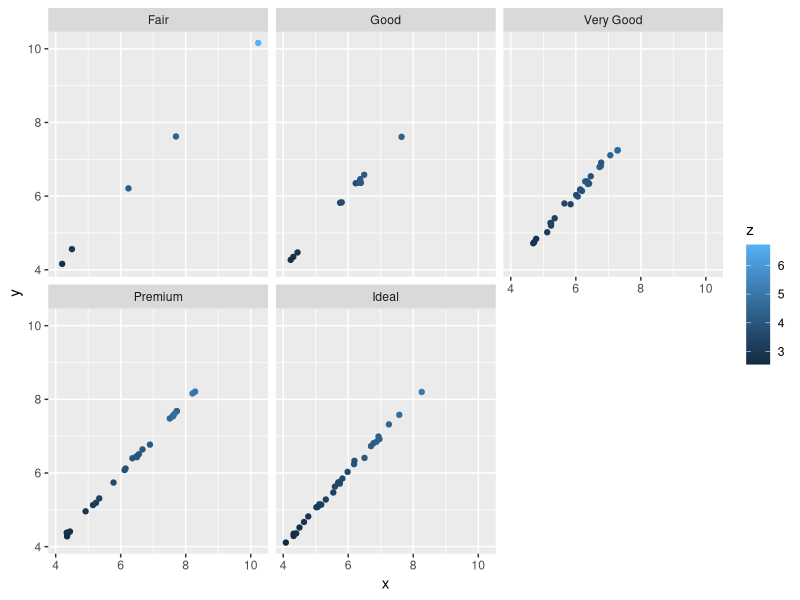
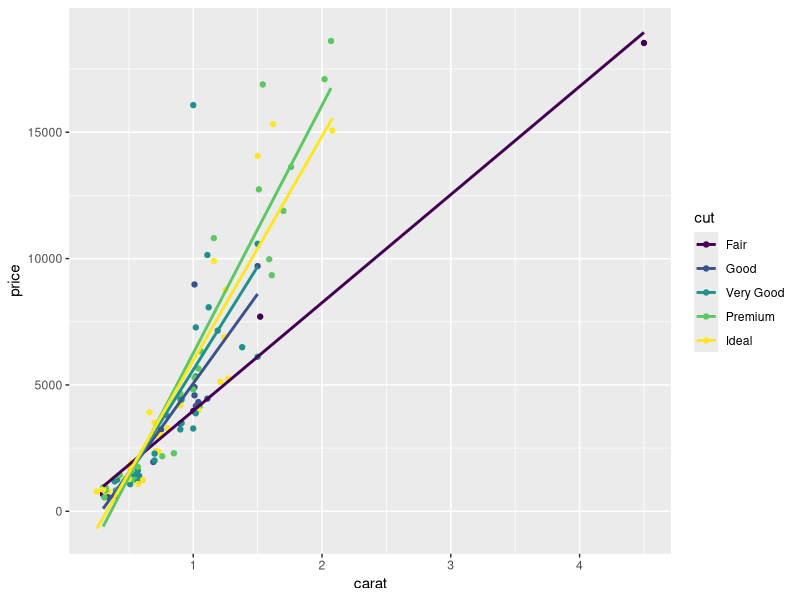
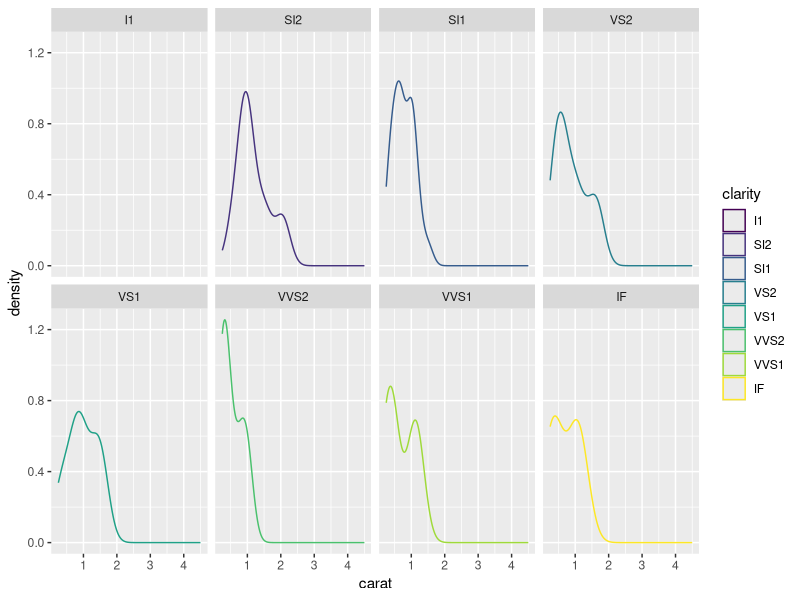
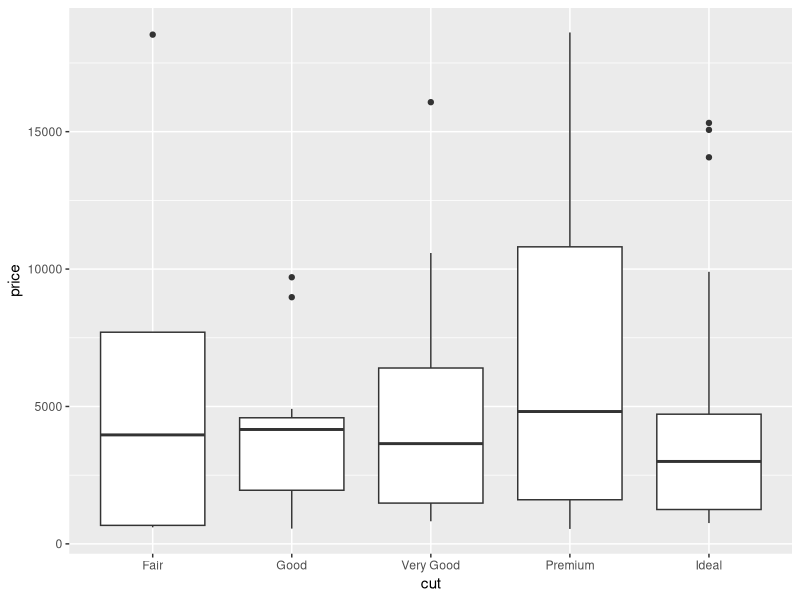
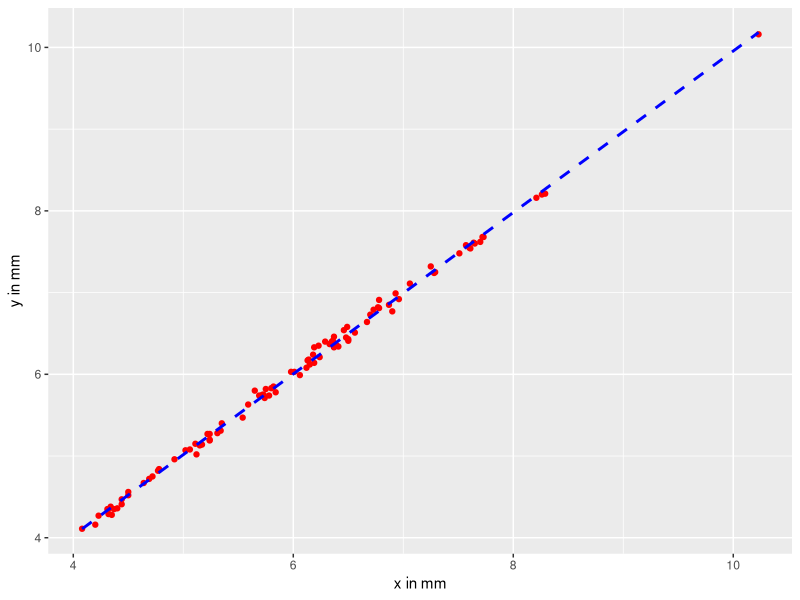

Write the R code that produced these figures, in order.
library(ggplot2) 
#initializes the ggplot2 package

nrow(diamonds) 
#returns the number of rows in the diamonds dataframe

set.seed(1410) 
# sets the seed for the random number generator

dsmall <- diamonds[sample(nrow(diamonds), 100), ] 
# loads a subset of 100 random rows from the diamonds dataframe into the vector "dsmall"  

ggplot(data=dsmall) +                         #tells the ggplot package to use the data from the vector "dsmall"
  geom_point(mapping=aes(x=x, y=y, color=z))+ #tells ggplot to make a scatter plot and designates the x and y values, also sets the z value to represent the color of the points
  facet_wrap(~cut, nrow=2)                    #splits the graph into a series of graphs based on the "cut" variable

ggplot(data=dsmall) +                                                  #tells the ggplot package to use the data from the vector "dsmall"
  geom_point(aes(x=carat, y=price, color=cut))+                        #tells ggplot to make a scatter plot and designates the x and y values, also sets the color to varry with the "cut" variable
  geom_smooth(method = lm, se=FALSE, aes(x=carat, y=price, color=cut)) # adds trend lines using the lm method, se=FALSE removes error bars

ggplot(data=dsmall) +                                                  #tells the ggplot package to use the data from the vector "dsmall"
  geom_density(aes(x=carat, color=clarity))+                           #tells ggplot to make a scatter plot and designates the x and y values, also sets the color to varry with the "cut" variable
  facet_wrap(~clarity, nrow=2)                                         #splits the graph into a series of graphs based on the "clarity" variable and arranges them in two rows


ggplot(data=dsmall) +               #tells the ggplot package to use the data from the vector "dsmall"
  geom_boxplot(aes(x=cut, y=price)) #tells ggplot to make a box plot and designates the x and y values

ggplot(data=dsmall) +                                                             #tells the ggplot package to use the data from the vector "dsmall"
  geom_point(colour = "red", aes(x=x, y=y))+                                      #tells ggplot to make a scatter plot and designates the x and y values, also sets the color of all the points to red
  geom_smooth(method = lm, se=FALSE, linetype=2, color="blue",  aes(x=x, y=y))+   # adds trend lines using the lm method, se=FALSE removes error bars, linetype=2 changes the line to be a dashed line
  xlab("x in mm")+                                                                #designates the x axis label
  ylab("y in mm")                                                                 #designates the y axis label
  
  
  




